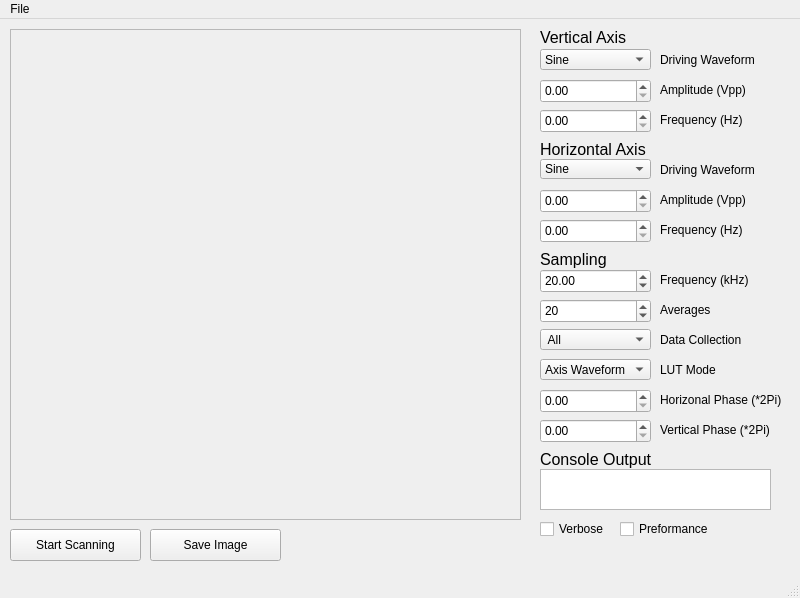
<?xml version="1.0" encoding="UTF-8"?>
<ui version="4.0">
 <class>MainWindow</class>
 <widget class="QMainWindow" name="MainWindow">
  <property name="geometry">
   <rect>
    <x>0</x>
    <y>0</y>
    <width>800</width>
    <height>598</height>
   </rect>
  </property>
  <property name="windowTitle">
   <string>MainWindow</string>
  </property>
  <widget class="QWidget" name="centralwidget">
   <widget class="QDoubleSpinBox" name="Vertical_Amplitude_Spinbox">
    <property name="geometry">
     <rect>
      <x>540</x>
      <y>60</y>
      <width>111</width>
      <height>24</height>
     </rect>
    </property>
   </widget>
   <widget class="QDoubleSpinBox" name="Vertical_Frequency_Spinbox">
    <property name="geometry">
     <rect>
      <x>540</x>
      <y>90</y>
      <width>111</width>
      <height>24</height>
     </rect>
    </property>
   </widget>
   <widget class="QDoubleSpinBox" name="Horizontal_Frequency_Spinbox">
    <property name="geometry">
     <rect>
      <x>540</x>
      <y>200</y>
      <width>111</width>
      <height>24</height>
     </rect>
    </property>
    <property name="maximum">
     <double>3.300000000000000</double>
    </property>
    <property name="singleStep">
     <double>0.100000000000000</double>
    </property>
   </widget>
   <widget class="QDoubleSpinBox" name="Horizontal_Amplitude_Spinbox">
    <property name="geometry">
     <rect>
      <x>540</x>
      <y>170</y>
      <width>111</width>
      <height>24</height>
     </rect>
    </property>
    <property name="maximum">
     <double>3.300000000000000</double>
    </property>
    <property name="singleStep">
     <double>0.100000000000000</double>
    </property>
   </widget>
   <widget class="QLabel" name="Horizontal_Title_Label">
    <property name="geometry">
     <rect>
      <x>540</x>
      <y>120</y>
      <width>241</width>
      <height>21</height>
     </rect>
    </property>
    <property name="font">
     <font>
      <pointsize>12</pointsize>
     </font>
    </property>
    <property name="text">
     <string>Horizontal Axis</string>
    </property>
   </widget>
   <widget class="QLabel" name="Vertical_Title_Label">
    <property name="geometry">
     <rect>
      <x>540</x>
      <y>10</y>
      <width>191</width>
      <height>16</height>
     </rect>
    </property>
    <property name="font">
     <font>
      <pointsize>12</pointsize>
     </font>
    </property>
    <property name="text">
     <string>Vertical Axis</string>
    </property>
   </widget>
   <widget class="QLabel" name="Horizontal_Amplitude_Label">
    <property name="geometry">
     <rect>
      <x>660</x>
      <y>170</y>
      <width>111</width>
      <height>21</height>
     </rect>
    </property>
    <property name="text">
     <string>Amplitude (Vpp)</string>
    </property>
   </widget>
   <widget class="QLabel" name="Horizontal_Frequency_Label">
    <property name="geometry">
     <rect>
      <x>660</x>
      <y>200</y>
      <width>101</width>
      <height>21</height>
     </rect>
    </property>
    <property name="text">
     <string>Frequency (Hz)</string>
    </property>
   </widget>
   <widget class="QComboBox" name="Vertical_Waveform_Combobox">
    <property name="geometry">
     <rect>
      <x>540</x>
      <y>30</y>
      <width>111</width>
      <height>21</height>
     </rect>
    </property>
    <item>
     <property name="text">
      <string>Sine</string>
     </property>
    </item>
    <item>
     <property name="text">
      <string>Triangle</string>
     </property>
    </item>
    <item>
     <property name="text">
      <string>Sawtooth</string>
     </property>
    </item>
   </widget>
   <widget class="QComboBox" name="Horizontal_Waveform_Combobox">
    <property name="geometry">
     <rect>
      <x>540</x>
      <y>140</y>
      <width>111</width>
      <height>20</height>
     </rect>
    </property>
    <item>
     <property name="text">
      <string>Sine</string>
     </property>
    </item>
    <item>
     <property name="text">
      <string>Triangle</string>
     </property>
    </item>
    <item>
     <property name="text">
      <string>Sawtooth</string>
     </property>
    </item>
   </widget>
   <widget class="QLabel" name="Vertical_Amplitude_Label">
    <property name="geometry">
     <rect>
      <x>660</x>
      <y>60</y>
      <width>101</width>
      <height>21</height>
     </rect>
    </property>
    <property name="text">
     <string>Amplitude (Vpp)</string>
    </property>
   </widget>
   <widget class="QLabel" name="Vertical_Frequency_Label">
    <property name="geometry">
     <rect>
      <x>660</x>
      <y>90</y>
      <width>101</width>
      <height>21</height>
     </rect>
    </property>
    <property name="text">
     <string>Frequency (Hz)</string>
    </property>
   </widget>
   <widget class="QPushButton" name="Save_Pushbutton">
    <property name="geometry">
     <rect>
      <x>150</x>
      <y>510</y>
      <width>131</width>
      <height>32</height>
     </rect>
    </property>
    <property name="text">
     <string>Save Image</string>
    </property>
   </widget>
   <widget class="QLabel" name="Sampling_Title_Label">
    <property name="geometry">
     <rect>
      <x>540</x>
      <y>230</y>
      <width>181</width>
      <height>21</height>
     </rect>
    </property>
    <property name="font">
     <font>
      <pointsize>12</pointsize>
     </font>
    </property>
    <property name="text">
     <string>Sampling</string>
    </property>
   </widget>
   <widget class="QDoubleSpinBox" name="Sampling_Frequency_Spinbox">
    <property name="geometry">
     <rect>
      <x>540</x>
      <y>250</y>
      <width>111</width>
      <height>24</height>
     </rect>
    </property>
    <property name="maximum">
     <double>50.000000000000000</double>
    </property>
    <property name="value">
     <double>20.000000000000000</double>
    </property>
   </widget>
   <widget class="QLabel" name="Sampling_Frequency_Label">
    <property name="geometry">
     <rect>
      <x>660</x>
      <y>250</y>
      <width>101</width>
      <height>21</height>
     </rect>
    </property>
    <property name="text">
     <string>Frequency (kHz)</string>
    </property>
   </widget>
   <widget class="QLabel" name="Sampling_Averages_Label">
    <property name="geometry">
     <rect>
      <x>660</x>
      <y>280</y>
      <width>101</width>
      <height>21</height>
     </rect>
    </property>
    <property name="text">
     <string>Averages</string>
    </property>
   </widget>
   <widget class="QDoubleSpinBox" name="Sampling_Averages_Spinbox">
    <property name="geometry">
     <rect>
      <x>540</x>
      <y>280</y>
      <width>111</width>
      <height>24</height>
     </rect>
    </property>
    <property name="decimals">
     <number>0</number>
    </property>
    <property name="maximum">
     <double>50.000000000000000</double>
    </property>
    <property name="value">
     <double>20.000000000000000</double>
    </property>
   </widget>
   <widget class="QPushButton" name="Scan_Pushbutton">
    <property name="geometry">
     <rect>
      <x>10</x>
      <y>510</y>
      <width>131</width>
      <height>32</height>
     </rect>
    </property>
    <property name="text">
     <string>Start Scanning</string>
    </property>
   </widget>
   <widget class="QComboBox" name="Sampling_LUT_Combobox">
    <property name="geometry">
     <rect>
      <x>540</x>
      <y>340</y>
      <width>111</width>
      <height>21</height>
     </rect>
    </property>
    <item>
     <property name="text">
      <string>Axis Waveform</string>
     </property>
    </item>
    <item>
     <property name="text">
      <string>Linear</string>
     </property>
    </item>
   </widget>
   <widget class="QLabel" name="Sampling_LUT_Label">
    <property name="geometry">
     <rect>
      <x>660</x>
      <y>340</y>
      <width>101</width>
      <height>21</height>
     </rect>
    </property>
    <property name="text">
     <string>LUT Mode</string>
    </property>
   </widget>
   <widget class="QDoubleSpinBox" name="Sampling_Phase_Spinbox">
    <property name="geometry">
     <rect>
      <x>540</x>
      <y>370</y>
      <width>111</width>
      <height>24</height>
     </rect>
    </property>
    <property name="maximum">
     <double>1.000000000000000</double>
    </property>
    <property name="singleStep">
     <double>0.010000000000000</double>
    </property>
    <property name="value">
     <double>0.000000000000000</double>
    </property>
   </widget>
   <widget class="QLabel" name="Sampling_Phase_Horizonal_Label">
    <property name="geometry">
     <rect>
      <x>660</x>
      <y>370</y>
      <width>121</width>
      <height>21</height>
     </rect>
    </property>
    <property name="text">
     <string>Horizonal Phase (*2Pi)</string>
    </property>
   </widget>
   <widget class="QTextEdit" name="Console_Output_TextBox">
    <property name="geometry">
     <rect>
      <x>540</x>
      <y>450</y>
      <width>231</width>
      <height>41</height>
     </rect>
    </property>
   </widget>
   <widget class="QLabel" name="Console_Title_Label">
    <property name="geometry">
     <rect>
      <x>540</x>
      <y>430</y>
      <width>181</width>
      <height>21</height>
     </rect>
    </property>
    <property name="font">
     <font>
      <pointsize>12</pointsize>
     </font>
    </property>
    <property name="text">
     <string>Console Output</string>
    </property>
   </widget>
   <widget class="QCheckBox" name="Console_Verbose_Checkbox">
    <property name="geometry">
     <rect>
      <x>540</x>
      <y>500</y>
      <width>72</width>
      <height>20</height>
     </rect>
    </property>
    <property name="text">
     <string>Verbose</string>
    </property>
   </widget>
   <widget class="QCheckBox" name="Console_Preformance_Checkbox">
    <property name="geometry">
     <rect>
      <x>620</x>
      <y>500</y>
      <width>91</width>
      <height>20</height>
     </rect>
    </property>
    <property name="text">
     <string>Preformance</string>
    </property>
   </widget>
   <widget class="QLabel" name="Plotter_Label">
    <property name="geometry">
     <rect>
      <x>10</x>
      <y>10</y>
      <width>511</width>
      <height>491</height>
     </rect>
    </property>
    <property name="frameShape">
     <enum>QFrame::StyledPanel</enum>
    </property>
    <property name="text">
     <string/>
    </property>
   </widget>
   <widget class="QDoubleSpinBox" name="Sampling_Phase_Vertical_Spinbox">
    <property name="geometry">
     <rect>
      <x>540</x>
      <y>400</y>
      <width>111</width>
      <height>24</height>
     </rect>
    </property>
    <property name="maximum">
     <double>1.000000000000000</double>
    </property>
    <property name="singleStep">
     <double>0.010000000000000</double>
    </property>
    <property name="value">
     <double>0.000000000000000</double>
    </property>
   </widget>
   <widget class="QLabel" name="Sampling_Phase_Vertical_Label">
    <property name="geometry">
     <rect>
      <x>660</x>
      <y>400</y>
      <width>121</width>
      <height>21</height>
     </rect>
    </property>
    <property name="text">
     <string>Vertical Phase (*2Pi)</string>
    </property>
   </widget>
   <widget class="QLabel" name="Vertical_Waveform_Label">
    <property name="geometry">
     <rect>
      <x>660</x>
      <y>30</y>
      <width>101</width>
      <height>21</height>
     </rect>
    </property>
    <property name="text">
     <string>Driving Waveform</string>
    </property>
   </widget>
   <widget class="QLabel" name="Horizontal_Waveform_Label">
    <property name="geometry">
     <rect>
      <x>660</x>
      <y>140</y>
      <width>101</width>
      <height>21</height>
     </rect>
    </property>
    <property name="text">
     <string>Driving Waveform</string>
    </property>
   </widget>
   <widget class="QLabel" name="Sampling_Collection_Label">
    <property name="geometry">
     <rect>
      <x>660</x>
      <y>310</y>
      <width>101</width>
      <height>21</height>
     </rect>
    </property>
    <property name="text">
     <string>Data Collection</string>
    </property>
   </widget>
   <widget class="QComboBox" name="Sampling_Collection_Combobox">
    <property name="geometry">
     <rect>
      <x>540</x>
      <y>310</y>
      <width>111</width>
      <height>21</height>
     </rect>
    </property>
    <item>
     <property name="text">
      <string> All</string>
     </property>
    </item>
    <item>
     <property name="text">
      <string>Rising Horizontal</string>
     </property>
    </item>
    <item>
     <property name="text">
      <string>Falling Horizontal</string>
     </property>
    </item>
   </widget>
  </widget>
  <widget class="QMenuBar" name="menubar">
   <property name="geometry">
    <rect>
     <x>0</x>
     <y>0</y>
     <width>800</width>
     <height>21</height>
    </rect>
   </property>
   <widget class="QMenu" name="menuFile">
    <property name="title">
     <string>File</string>
    </property>
    <addaction name="actionSave"/>
    <addaction name="actionLoad_Calibration"/>
    <addaction name="actionStart_Calibration"/>
   </widget>
   <addaction name="menuFile"/>
  </widget>
  <widget class="QStatusBar" name="statusbar"/>
  <action name="actionSave">
   <property name="text">
    <string>Save Calibration</string>
   </property>
  </action>
  <action name="actionLoad_Calibration">
   <property name="text">
    <string>Load Calibration</string>
   </property>
  </action>
  <action name="actionStart_Calibration">
   <property name="text">
    <string>Start Calibration</string>
   </property>
  </action>
 </widget>
 <resources/>
 <connections/>
</ui>
